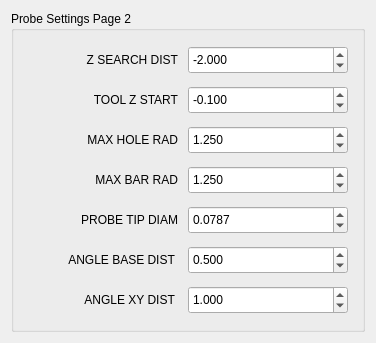
          <widget class="QWidget" name="tab_9">
           <attribute name="title">
            <string>Probe II</string>
           </attribute>
           <layout class="QVBoxLayout" name="verticalLayout_12">
            <item>
             <widget class="QGroupBox" name="groupBox_10">
              <property name="title">
               <string>Probe Settings Page 2</string>
              </property>
              <layout class="QVBoxLayout" name="verticalLayout_13">
               <item>
                <layout class="QGridLayout" name="gridLayout_2" columnstretch="1,1" columnminimumwidth="2,1">
                 <property name="leftMargin">
                  <number>5</number>
                 </property>
                 <property name="topMargin">
                  <number>5</number>
                 </property>
                 <property name="rightMargin">
                  <number>5</number>
                 </property>
                 <property name="bottomMargin">
                  <number>5</number>
                 </property>
                 <property name="spacing">
                  <number>10</number>
                 </property>
                 <item row="3" column="0">
                  <widget class="QLabel" name="label_25">
                   <property name="minimumSize">
                    <size>
                     <width>150</width>
                     <height>30</height>
                    </size>
                   </property>
                   <property name="text">
                    <string>MAX BAR RAD</string>
                   </property>
                   <property name="alignment">
                    <set>Qt::AlignRight|Qt::AlignTrailing|Qt::AlignVCenter</set>
                   </property>
                  </widget>
                 </item>
                 <item row="5" column="0">
                  <widget class="QLabel" name="label_20">
                   <property name="minimumSize">
                    <size>
                     <width>150</width>
                     <height>30</height>
                    </size>
                   </property>
                   <property name="text">
                    <string>&lt;html&gt;&lt;head/&gt;&lt;body&gt;&lt;p&gt;ANGLE BASE DIST &lt;/p&gt;&lt;/body&gt;&lt;/html&gt;</string>
                   </property>
                   <property name="alignment">
                    <set>Qt::AlignRight|Qt::AlignTrailing|Qt::AlignVCenter</set>
                   </property>
                  </widget>
                 </item>
                 <item row="1" column="0">
                  <widget class="QLabel" name="label_27">
                   <property name="minimumSize">
                    <size>
                     <width>150</width>
                     <height>30</height>
                    </size>
                   </property>
                   <property name="text">
                    <string>TOOL Z START</string>
                   </property>
                   <property name="alignment">
                    <set>Qt::AlignRight|Qt::AlignTrailing|Qt::AlignVCenter</set>
                   </property>
                  </widget>
                 </item>
                 <item row="4" column="1">
                  <widget class="QDoubleSpinBox" name="pbe_tip_diam1">
                   <property name="minimumSize">
                    <size>
                     <width>160</width>
                     <height>28</height>
                    </size>
                   </property>
                   <property name="toolTip">
                    <string>Enter your probe tip diameter here.</string>
                   </property>
                   <property name="decimals">
                    <number>4</number>
                   </property>
                   <property name="maximum">
                    <double>10.000000000000000</double>
                   </property>
                   <property name="singleStep">
                    <double>0.010000000000000</double>
                   </property>
                   <property name="value">
                    <double>0.078700000000000</double>
                   </property>
                   <property name="function" stdset="0">
                    <string>set_var</string>
                   </property>
                   <property name="variable" stdset="0">
                    <string>2015</string>
                   </property>
                   <property name="input" stdset="0">
                    <string>number</string>
                   </property>
                  </widget>
                 </item>
                 <item row="2" column="1">
                  <widget class="QDoubleSpinBox" name="pbe_max_hole_r1">
                   <property name="minimumSize">
                    <size>
                     <width>160</width>
                     <height>28</height>
                    </size>
                   </property>
                   <property name="toolTip">
                    <string>&lt;html&gt;&lt;head/&gt;&lt;body&gt;&lt;p&gt;Set this a bit larger than the hole radius.&lt;/p&gt;&lt;/body&gt;&lt;/html&gt;</string>
                   </property>
                   <property name="decimals">
                    <number>3</number>
                   </property>
                   <property name="singleStep">
                    <double>0.001000000000000</double>
                   </property>
                   <property name="value">
                    <double>1.250000000000000</double>
                   </property>
                   <property name="function" stdset="0">
                    <string>set_var</string>
                   </property>
                   <property name="variable" stdset="0">
                    <string>2010</string>
                   </property>
                   <property name="input" stdset="0">
                    <string>number</string>
                   </property>
                  </widget>
                 </item>
                 <item row="2" column="0">
                  <widget class="QLabel" name="label_28">
                   <property name="minimumSize">
                    <size>
                     <width>150</width>
                     <height>30</height>
                    </size>
                   </property>
                   <property name="text">
                    <string>MAX HOLE RAD</string>
                   </property>
                   <property name="alignment">
                    <set>Qt::AlignRight|Qt::AlignTrailing|Qt::AlignVCenter</set>
                   </property>
                  </widget>
                 </item>
                 <item row="0" column="1">
                  <widget class="QDoubleSpinBox" name="pbe_z_max_probe1">
                   <property name="minimumSize">
                    <size>
                     <width>160</width>
                     <height>28</height>
                    </size>
                   </property>
                   <property name="toolTip">
                    <string>Max Z probe search distance.</string>
                   </property>
                   <property name="decimals">
                    <number>3</number>
                   </property>
                   <property name="minimum">
                    <double>-50.000000000000000</double>
                   </property>
                   <property name="maximum">
                    <double>50.000000000000000</double>
                   </property>
                   <property name="singleStep">
                    <double>0.010000000000000</double>
                   </property>
                   <property name="value">
                    <double>-2.000000000000000</double>
                   </property>
                   <property name="function" stdset="0">
                    <string>set_var</string>
                   </property>
                   <property name="variable" stdset="0">
                    <string>2008</string>
                   </property>
                   <property name="input" stdset="0">
                    <string>number</string>
                   </property>
                  </widget>
                 </item>
                 <item row="1" column="1">
                  <widget class="QDoubleSpinBox" name="pbe_z_start1">
                   <property name="minimumSize">
                    <size>
                     <width>160</width>
                     <height>28</height>
                    </size>
                   </property>
                   <property name="toolTip">
                    <string>Z start for tool probing.</string>
                   </property>
                   <property name="decimals">
                    <number>3</number>
                   </property>
                   <property name="minimum">
                    <double>-50.000000000000000</double>
                   </property>
                   <property name="maximum">
                    <double>50.000000000000000</double>
                   </property>
                   <property name="singleStep">
                    <double>0.001000000000000</double>
                   </property>
                   <property name="value">
                    <double>-0.100000000000000</double>
                   </property>
                   <property name="function" stdset="0">
                    <string>set_var</string>
                   </property>
                   <property name="variable" stdset="0">
                    <string>2009</string>
                   </property>
                   <property name="input" stdset="0">
                    <string>number</string>
                   </property>
                  </widget>
                 </item>
                 <item row="5" column="1">
                  <widget class="QDoubleSpinBox" name="pbe_angle_base_dist1">
                   <property name="minimumSize">
                    <size>
                     <width>160</width>
                     <height>28</height>
                    </size>
                   </property>
                   <property name="toolTip">
                    <string>Sets the angle base side length.</string>
                   </property>
                   <property name="toolTipDuration">
                    <number>-1</number>
                   </property>
                   <property name="decimals">
                    <number>3</number>
                   </property>
                   <property name="minimum">
                    <double>0.200000000000000</double>
                   </property>
                   <property name="maximum">
                    <double>999.000000000000000</double>
                   </property>
                   <property name="singleStep">
                    <double>0.010000000000000</double>
                   </property>
                   <property name="value">
                    <double>0.500000000000000</double>
                   </property>
                   <property name="function" stdset="0">
                    <string>set_var</string>
                   </property>
                   <property name="variable" stdset="0">
                    <string>2013</string>
                   </property>
                   <property name="input" stdset="0">
                    <string>number</string>
                   </property>
                  </widget>
                 </item>
                 <item row="0" column="0">
                  <widget class="QLabel" name="label_26">
                   <property name="minimumSize">
                    <size>
                     <width>150</width>
                     <height>30</height>
                    </size>
                   </property>
                   <property name="text">
                    <string>Z SEARCH DIST</string>
                   </property>
                   <property name="alignment">
                    <set>Qt::AlignRight|Qt::AlignTrailing|Qt::AlignVCenter</set>
                   </property>
                  </widget>
                 </item>
                 <item row="3" column="1">
                  <widget class="QDoubleSpinBox" name="pbe_max_bar_r1">
                   <property name="minimumSize">
                    <size>
                     <width>160</width>
                     <height>28</height>
                    </size>
                   </property>
                   <property name="toolTip">
                    <string>Set this a bit larger than the bar radius.</string>
                   </property>
                   <property name="decimals">
                    <number>3</number>
                   </property>
                   <property name="maximum">
                    <double>99.989999999999995</double>
                   </property>
                   <property name="singleStep">
                    <double>0.001000000000000</double>
                   </property>
                   <property name="value">
                    <double>1.250000000000000</double>
                   </property>
                   <property name="function" stdset="0">
                    <string>set_var</string>
                   </property>
                   <property name="variable" stdset="0">
                    <string>2011</string>
                   </property>
                   <property name="input" stdset="0">
                    <string>number</string>
                   </property>
                  </widget>
                 </item>
                 <item row="4" column="0">
                  <widget class="QLabel" name="label_29">
                   <property name="minimumSize">
                    <size>
                     <width>150</width>
                     <height>30</height>
                    </size>
                   </property>
                   <property name="text">
                    <string>PROBE TIP DIAM</string>
                   </property>
                   <property name="alignment">
                    <set>Qt::AlignRight|Qt::AlignTrailing|Qt::AlignVCenter</set>
                   </property>
                  </widget>
                 </item>
                 <item row="6" column="0">
                  <widget class="QLabel" name="label_40">
                   <property name="minimumSize">
                    <size>
                     <width>150</width>
                     <height>30</height>
                    </size>
                   </property>
                   <property name="text">
                    <string>ANGLE XY DIST </string>
                   </property>
                   <property name="alignment">
                    <set>Qt::AlignRight|Qt::AlignTrailing|Qt::AlignVCenter</set>
                   </property>
                  </widget>
                 </item>
                 <item row="6" column="1">
                  <widget class="QDoubleSpinBox" name="pbe_angle_xy_dist1">
                   <property name="minimumSize">
                    <size>
                     <width>160</width>
                     <height>28</height>
                    </size>
                   </property>
                   <property name="toolTip">
                    <string>&lt;html&gt;&lt;head/&gt;&lt;body&gt;&lt;p&gt;Search distance for Angle final point.&lt;/p&gt;&lt;/body&gt;&lt;/html&gt;</string>
                   </property>
                   <property name="toolTipDuration">
                    <number>-1</number>
                   </property>
                   <property name="decimals">
                    <number>3</number>
                   </property>
                   <property name="minimum">
                    <double>0.200000000000000</double>
                   </property>
                   <property name="maximum">
                    <double>999.000000000000000</double>
                   </property>
                   <property name="singleStep">
                    <double>0.100000000000000</double>
                   </property>
                   <property name="value">
                    <double>1.000000000000000</double>
                   </property>
                   <property name="function" stdset="0">
                    <string>set_var</string>
                   </property>
                   <property name="variable" stdset="0">
                    <string>2032</string>
                   </property>
                   <property name="input" stdset="0">
                    <string>number</string>
                   </property>
                  </widget>
                 </item>
                </layout>
               </item>
              </layout>
             </widget>
            </item>
           </layout>
          </widget>
